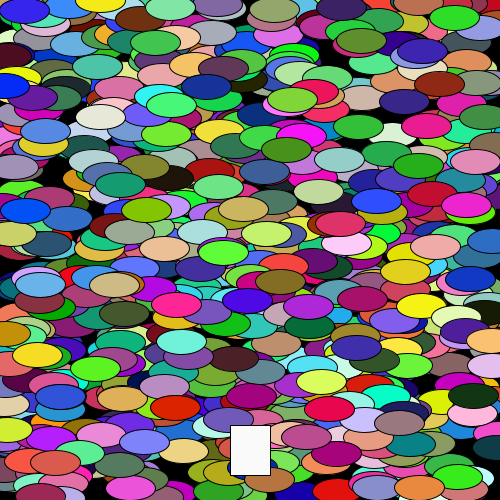
Frame 1 (no input)
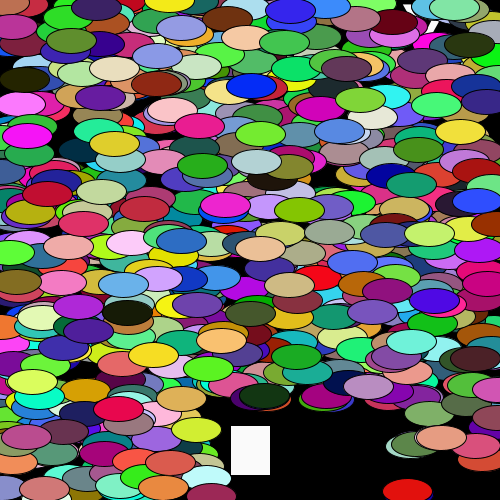
Frame 60 (the mouse pressed at the canvas centre just before this capture)
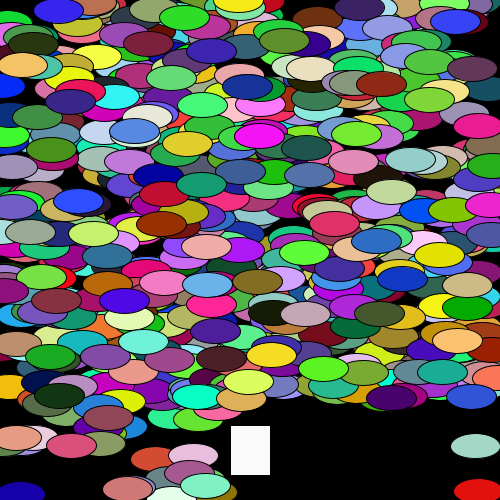
Frame 120 (the mouse held since frame 60 and released just before this capture)

The Processing sketch that drew these frames (run headless with seeded random() and noise(); from frame 60 on, the mouse is pressed at the canvas centre):

// Processing sketch: processing_142956
// ── processing_142956.pde


ArrayList myCars ;
float frogX ;
float frogY ; 

void setup() {
  size(500, 500) ;
  rectMode(CENTER) ;
  
  frogX = width/2 ;
  frogY = height-50 ; 

  myCars = new ArrayList() ;  // make a new arrayList

  for (int i = 0 ; i < 850; i++) {
    myCars.add(new Car()) ;
   
  }
}


void draw() {
  
  
  background(0, 0, 0) ; 

textSize(100); 
text("X", 400, 70) ; 



// moves my cars
  for (int i = 0 ; i < myCars.size() ; i++) {
    Car car = (Car) myCars.get(i) ;
    car.display() ;
    car.drive() ;
 
    PVector frogLoc = new PVector(frogX, frogY) ; 
    float d = (car.loc).dist(frogLoc) ;
    
    if (d < 50) {
      println("BOOM!!!" ) ; 
      car.alive = false ;
    }
    
  }
  
  
  
   for (int i = 0 ; i < myCars.size() ; i++) {
    Car car = (Car) myCars.get(i) ;
    
    // check if car is alive
    if (car.alive == false){
      myCars.remove(i) ;
    }
    
   } 
  
  // check to see how many cars we have
  
  
  // draw my Frog
  fill(250, 250, 250) ; 
  rect(frogX, frogY, 40, 50) ; 
  
}

void keyPressed() {
//  println("key pressed = " + keyCode) ;
 
 if (keyCode == 39) {  // right
  frogX = frogX + 20 ;
 }

 if (keyCode == 37) {  // left
   frogX = frogX - 20 ;
 }
 
  if (keyCode == 38) {
  frogY = frogY - 20 ;
 }

 if (keyCode == 40) {  // down
   frogY = frogY + 20 ;
 }
 
}


class Car {
  
  // attributes
  PVector loc ; 
  PVector vel ;
  color myColor ;
  boolean alive ;

  
  // constructor
  Car() {
    loc = new PVector(random(width), random(height)) ;
    vel = new PVector(random(1,5), 0) ;
      
    myColor = color(random(255), random(255), random(255)) ; 
    alive = true ; 
  }
  
  
  // methods
  void display() {
    fill(myColor) ; 
    ellipse(loc.x, loc.y, 50, 25) ; 
// text(v, x, y-10) ; 
  }
  
  void drive() {
    loc.add(vel) ;
    
    if (loc.x > width) {
      loc.x = 0 ;
    }
  }
  
  
}
